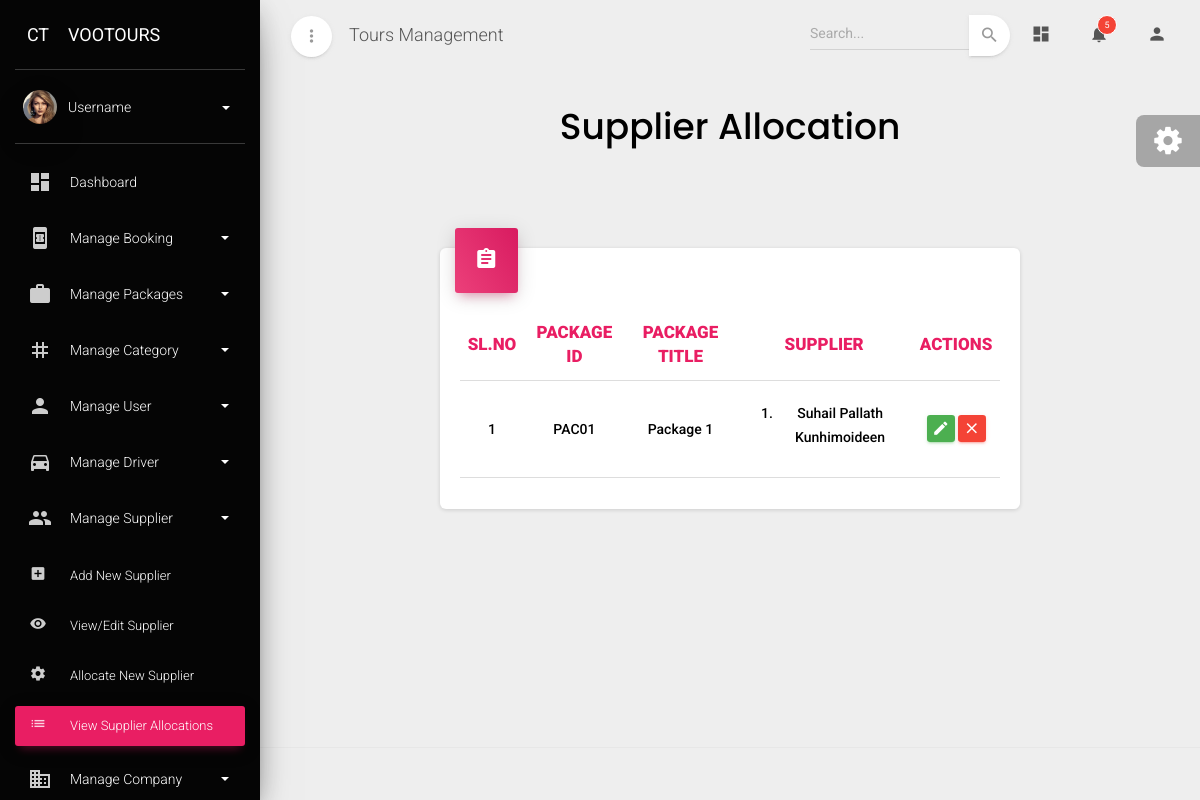
Page /suppierallocation on the committed database.
### admin_dashboard/models.py (models this page shows, shortened)
class Supplier_allocation(models.Model):
    package=models.ForeignKey(Package,on_delete=models.CASCADE)
    supplier=models.ManyToManyField(Supplier)

class Package(models.Model):
    transport_Choices=[
        ('Sharing','Sharing'),
        ('Private','Private'),
        ('Without Transfer','Without Transfer'),
        ('Tickets Only','Tickets Only')
    ]
    package_id=models.CharField(max_length=10,primary_key=True,editable=False)
    package_code=models.CharField(max_length=20)
    package_title=models.CharField(max_length=30)
    package_category=models.ForeignKey(Category,on_delete=models.CASCADE,to_field='category_id')
    package_city=models.CharField(max_length=30)
    web_id=models.CharField(max_length=200)
    web_sku=models.CharField(max_length=200)
    website_link=models.CharField(max_length=300)
    short_description=models.TextField(max_length=300)
    highlights=models.TextField(max_length=300)
    description=models.TextField(max_length=1000)
    inclusions=models.CharField(max_length=500)
    exclusions=models.CharField(max_length=500)
    transportation=models.CharField(choices=transport_Choices,max_length=30)
    language=models.ManyToManyField(Language)
    open_hours=models.CharField(max_length=30)
    sunday=models.BooleanField(default=True,blank=True,null=True)
    monday=models.BooleanField(default=True,blank=True,null=True)
    tuesday=models.BooleanField(default=True,blank=True,null=True)
    wednesday=models.BooleanField(default=True,blank=True,null=True)
    thursday=models.BooleanField(default=True,blank=True,null=True)
    friday=models.BooleanField(default=True,blank=True,null=True)
    saturday=models.BooleanField(default=True,blank=True,null=True)
    location=models.CharField(max_length=100)
    adult_rate=models.CharField(max_length=20)
    child_rate=models.CharField(max_length=20)
    infant_rate=models.CharField(max_length=20)
    adult_age=models.CharField(max_length=10)
    child_age=models.CharField(max_length=10)
    infant_age=models.CharField(max_length=10)
    status=models.ForeignKey(Status_type,on_delete=models.CASCADE)
    image_link=models.CharField(max_length=600)
    video_link=models.CharField(max_length=600)

class Supplier(models.Model):
    supplier_id=models.CharField(max_length=10,primary_key=True,editable=False)
    name=models.CharField(max_length=100)
    category=models.ForeignKey(Category,on_delete=models.CASCADE)
    supplier_type=models.ForeignKey(Supplier_type,on_delete=models.CASCADE)
    tl_number=models.PositiveIntegerField()
    vat_number=models.PositiveIntegerField()
    address1=models.CharField(max_length=100)
    city1=models.CharField(max_length=100)
    state1=models.CharField(max_length=100)
    country1=models.CharField(max_length=100)
    pincode1=models.PositiveIntegerField()
    phone1=models.PositiveIntegerField()
    address2=models.CharField(max_length=100,blank=True,null=True)
    city2=models.CharField(max_length=100,blank=True,null=True)
    state2=models.CharField(max_length=100,blank=True,null=True)
    country2=models.CharField(max_length=100,blank=True,null=True)
    pincode2=models.PositiveIntegerField(blank=True,null=True)
    phone2=models.PositiveIntegerField(blank=True,null=True)
    mobile=models.PositiveIntegerField()
    email=models.EmailField()
    trade_license=models.CharField(max_length=200)
    vat_certificate=models.CharField(max_length=200)
    account_name=models.CharField(max_length=200)
    bank_name=models.CharField(max_length=200)
    account_number=models.PositiveIntegerField()
    iban=models.CharField(max_length=200)
    swift=models.CharField(max_length=200)
    routing_number=models.PositiveIntegerField()
    branch=models.CharField(max_length=100)
    city=models.CharField(max_length=100)
    country=models.CharField(max_length=200)
    status=models.ForeignKey(Status_type,on_delete=models.CASCADE)

### admin_dashboard/views.py (the view)
# urls.py: path('suppierallocation',Supplier_allocation_view,name='supplier_allocation'),
def Supplier_allocation_view(request):
    data=Supplier_allocation.objects.all()
    form=Edit_allocate_supplier_form()
    return render(request,'supplierallocation.html',{'data':data,'form':form})

### admin_dashboard/forms.py
class Edit_allocate_supplier_form(forms.ModelForm):
    class Meta:
        model=Supplier_allocation
        fields=['package','supplier']
        widgets={
            'package':forms.TextInput(attrs={
                 'class': 'form-select bg-none border border-secondary',
                 'style': 'background-color: transparent; border-radius: 5px;',
                 'readonly': 'readonly',
            }),
            'supplier':forms.SelectMultiple(attrs={
                 'class': 'form-select bg-none border border-secondary',
                 'style': 'background-color: transparent; border-radius: 5px;'
            })
        }

### admin_dashboard/templates/supplierallocation.html (shortened to what this page needs)
{% extends "base.html" %} {% block content %}
<div class="content">
  <div class="container-fluid">
    <div class="row text-center">
      <h2
        class="font-weight-bold"
        style="font-family: poppins, serif; color: #000"
      >
        Supplier Allocation
      </h2>
    </div>
    <div class="row mt-2">
      <div class="mt-5">
        <div class="row" id="supplier-allocation-content">
          <div class="col-2"></div>
          <div class="col-lg-8 col-md-12 col-md-12">
            <div class="card">
              <div class="card-header card-header-rose card-header-icon">
                <div class="card-icon">
                  <i class="material-icons">assignment</i>
                </div>
              </div>
              <div class="card-body">
                <div class="table-responsive">
                  <table class="table">
                    <thead>
                      <tr>
                        <th
                          class="text-center text-rose"
                          style="font-weight: 900"
                        >
                          SL.NO
                        </th>
                        <th
                          class="text-center text-rose"
                          style="font-weight: 900"
                        >
                          PACKAGE ID
                        </th>
                        <th
                          class="text-center text-rose"
                          style="font-weight: 900"
                        >
                          PACKAGE TITLE
                        </th>
                        <th
                          class="text-center text-rose"
                          style="font-weight: 900"
                        >
                          SUPPLIER
                        </th>
                        <th
                          class="text-center text-rose"
                          style="font-weight: 900"
                        >
                          ACTIONS
                        </th>
                      </tr>
                    </thead>
                    <tbody>
                      {% for i in data %}
                      <tr>
                        <td class="text-center" style="font-weight: 500">
                          {{forloop.counter}}
                        </td>
                        <td
                          class="text-center text-capitalize"
                          style="font-weight: 500"
                        >
                          {{i.package.package_id}}
                        </td>
                        <td
                          class="text-center text-capitalize"
                          style="font-weight: 500"
                        >
                          {{i.package.package_title}}
                        </td>
                        <td
                          class="text-center text-capitalize"
                          style="font-weight: 500"
                        >
                          <ol class="mt-2">
                            {% for j in i.supplier.all %}
                            <li class="mt-1">{{j.name}}</li>
                            {% endfor %}
                          </ol>
                        </td>
                        <td class="td-actions text-center">
                          <button
                            type="button"
                            rel="tooltip"
                            class="btn btn-success"
                            data-toggle="modal"
                            data-target="#editModal{{i.id}}"
                            onclick="openEditModal({{i.id}})"
                          >
                            <i class="material-icons">edit</i>
                          </button>
                          <button
                            type="button"
                            rel="tooltip"
                            class="btn btn-danger"
                            data-toggle="modal"
                            data-target="#deleteModal{{i.id}}"
                            onclick="openDeleteModal({{i.id}})"
                          >
                            <i class="material-icons">close</i>
                          </button>
                        </td>
                      </tr>
                      {% endfor %}
                    </tbody>
                  </table>
                </div>
              </div>
            </div>
          </div>
          <div class="col-2"></div>
        </div>
      </div>
    </div>
  </div>
</div>
{% endblock content %}

### rows in the picture
Supplier_allocation: package.package_id "PAC01", package.package_title "Package 1"
Supplier: name "Suhail Pallath Kunhimoideen"
